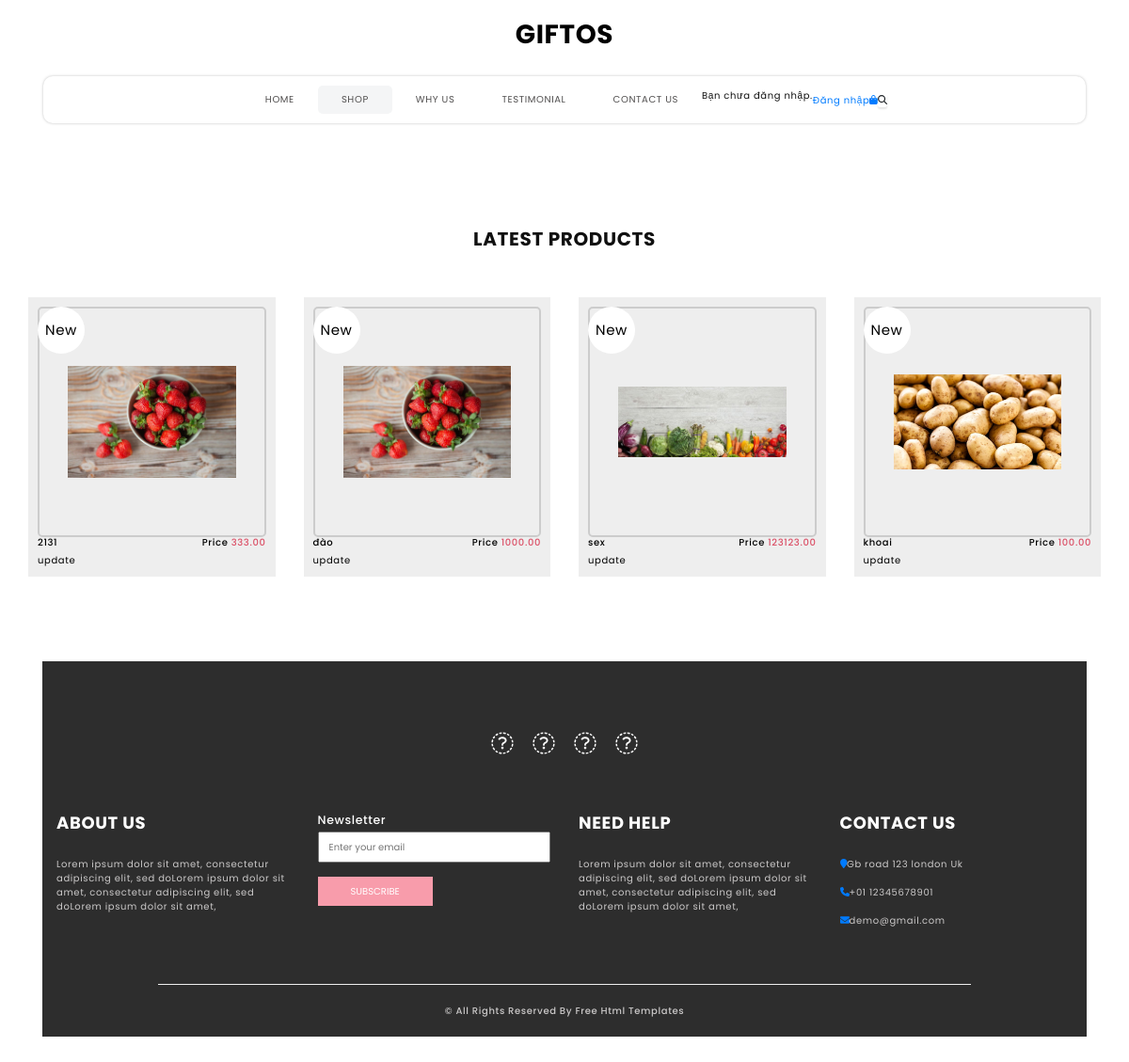
Page /shop/ on the earlier database version.
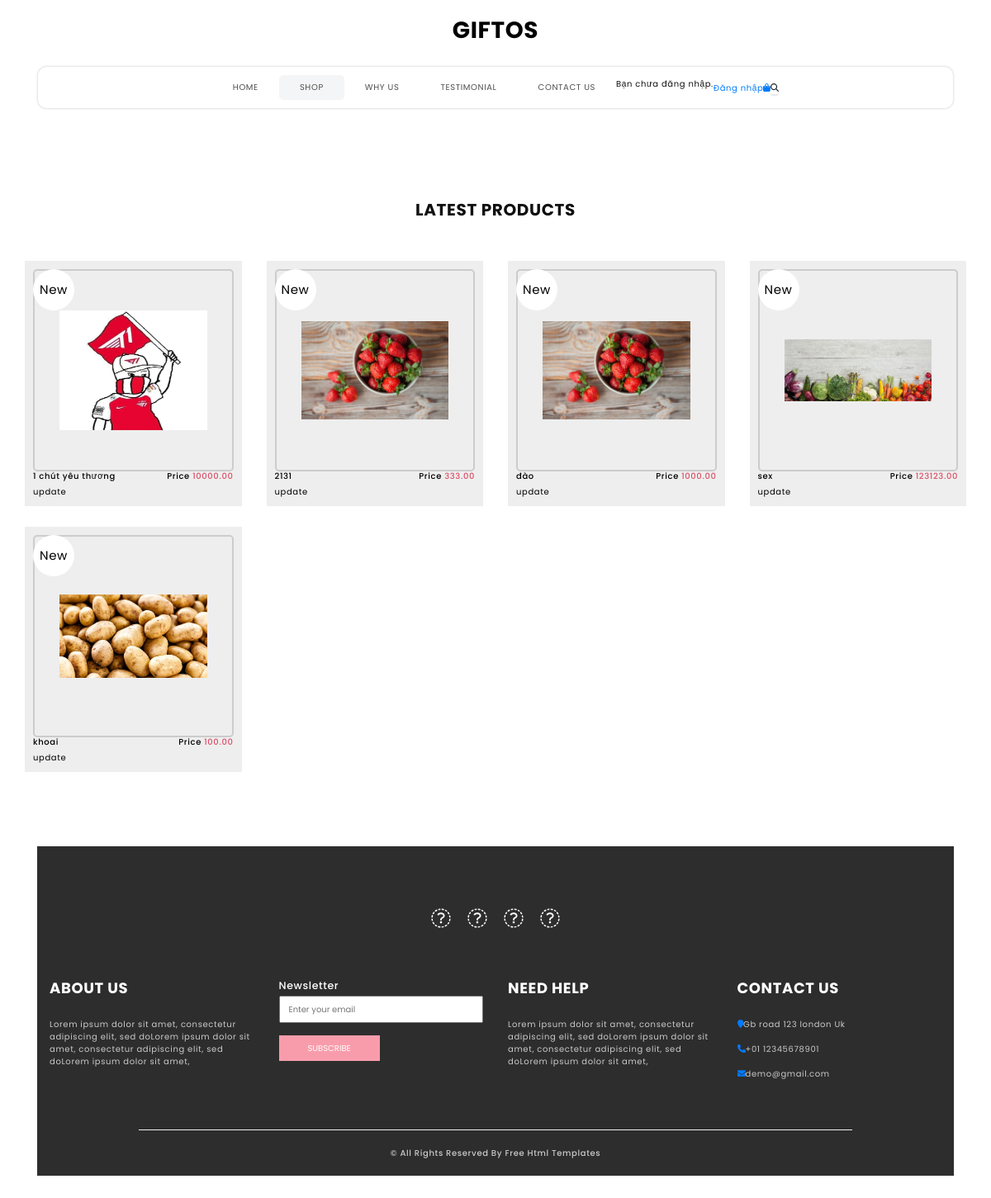
Same page on the later database version.
### shop/models.py (models this page shows, shortened)
class Item(models.Model):
    host = models.ForeignKey(User, on_delete=models.SET_NULL, null=True)
    topic = models.ForeignKey(Topic, on_delete=models.SET_NULL, null=True)
    name = models.CharField(max_length=100)
    price = models.DecimalField(max_digits=20, decimal_places=2)
    image = models.ImageField(upload_to='items/', null=True, blank=True)
    description = models.TextField(null=True, blank=True)
    participants = models.ManyToManyField(User, related_name='participants', blank=True)
    updated = models.DateTimeField(auto_now=True)
    created = models.DateTimeField(auto_now_add=True)
    class Meta:
        ordering = ['-created']

### shop/views.py (the view)
# urls.py: path('shop/', views.shopPage, name = "shop"),
def shopPage(request):
    items = Item.objects.all()
    context = {'items': items}
    return render(request, 'shop/shop.html', context)

### shop/templates/shop/shop.html (shortened to what this page needs)
{% extends 'main.html' %}
{% block content %}
{% load static %}
<!DOCTYPE html>
<html>
<head>
</head>
<body>
  {% include 'navbar.html' %}
  <section class="shop_section layout_padding">
    <div class="container">
      <div class="heading_container heading_center">
        <h2>
          Latest Products
        </h2>
      </div>
      <div class="row">
        {% for item in items %}
        <div class="col-sm-6 col-md-4 col-lg-3">
          <div class="box">
            <a href="{% url 'view-item' item.pk %}">
              <div class="img-box">
                {% if item.image %}
                <img src="{{ item.image.url }}" alt="{{ item.name }}">
                {% else %}
                <p>No image available</p>
                {% endif %}
              </div>
              <div class="detail-box">
                <h6>
                  {{ item.name }}
                </h6>
                <h6>
                  Price
                  <span>
                    {{ item.price }}
                  </span>
                </h6>
              </div>
              <div class="new">
                <span>
                  New
                </span>
              </div>
            </a>
            <a href="{% url 'update-item' item.pk %}">update</a>
          </div>
        </div>
        {% endfor %}
      </div>
    </div>
  </section>
  <section class="info_section  layout_padding2-top">
    <div class="social_container">
      <div class="social_box">
        <a href="">
          <i class="fa fa-facebook" aria-hidden="true"></i>
        </a>
        <a href="">
          <i class="fa fa-twitter" aria-hidden="true"></i>
        </a>
        <a href="">
          <i class="fa fa-instagram" aria-hidden="true"></i>
        </a>
        <a href="">
          <i class="fa fa-youtube" aria-hidden="true"></i>
        </a>
      </div>
    </div>
    <div class="info_container ">
      <div class="container">
        <div class="row">
          <div class="col-md-6 col-lg-3">
            <h6>
              ABOUT US
            </h6>
            <p>
              Lorem ipsum dolor sit amet, consectetur adipiscing elit, sed doLorem ipsum dolor sit amet, consectetur
              adipiscing elit, sed doLorem ipsum dolor sit amet,
            </p>
          </div>
          <div class="col-md-6 col-lg-3">
            <div class="info_form ">
              <h5>
                Newsletter
              </h5>
              <form action="#">
                <input type="email" placeholder="Enter your email">
                <button>
                  Subscribe
                </button>
              </form>
            </div>
          </div>
          <div class="col-md-6 col-lg-3">
            <h6>
              NEED HELP
            </h6>
            <p>
              Lorem ipsum dolor sit amet, consectetur adipiscing elit, sed doLorem ipsum dolor sit amet, consectetur
              adipiscing elit, sed doLorem ipsum dolor sit amet,
            </p>
          </div>
          <div class="col-md-6 col-lg-3">
            <h6>
              CONTACT US
            </h6>
            <div class="info_link-box">
              <a href="">
                <i class="fa fa-map-marker" aria-hidden="true"></i>
                <span> Gb road 123 london Uk </span>
              </a>
              <a href="">
                <i class="fa fa-phone" aria-hidden="true"></i>
                <span>+01 12345678901</span>
              </a>
              <a href="">
                <i class="fa fa-envelope" aria-hidden="true"></i>
                <span> demo@gmail.com</span>
              </a>
            </div>
          </div>
        </div>
      </div>
    </div>
    <footer class=" footer_section">
      <div class="container">
        <p>
          &copy;  All Rights Reserved By
          <a href="https://html.design/">Free Html Templates</a>
        </p>
      </div>
    </footer>
  </section>
</body>
</html>
{% endblock content %}

Differences in the rows shown:
added Item: image (picture), name "1 chút yêu thương", price "10000.00"
